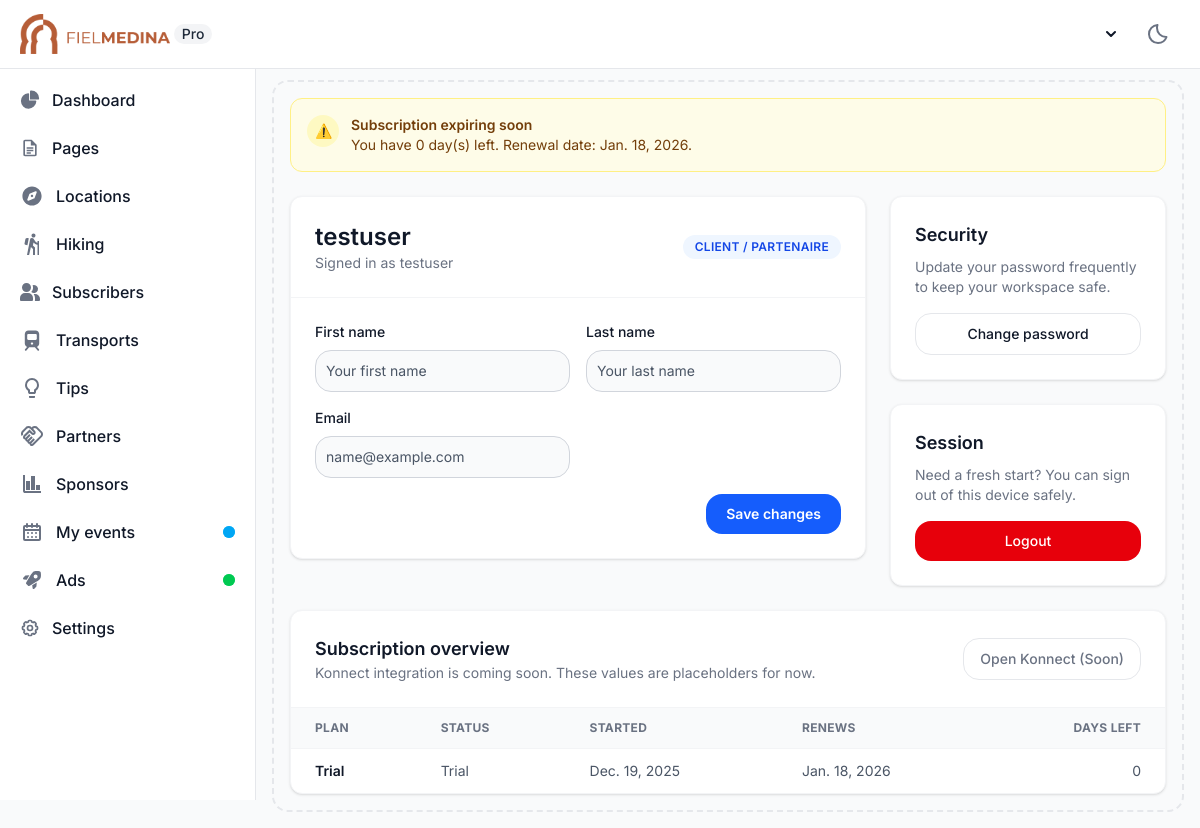
The page /auth/settings/ (signed in) on the database its author committed.
### shared/models.py (models this page shows, shortened)
class UserProfile(models.Model):
    class UserType(models.TextChoices):
        STAFF = "staff", _("Staff")
        CLIENT_PARTNER = "client_partner", _("Client / Partenaire")
    user = models.OneToOneField(
        User,
        on_delete=models.CASCADE,
        related_name="profile",
    )
    user_type = models.CharField(
        max_length=32, choices=UserType.choices, default=UserType.CLIENT_PARTNER
    )
    subscription_plan = models.CharField(
        max_length=100,
        blank=True,
        default="Trial",
        help_text=_("Placeholder until Konnect subscription is attached."),
    )
    subscription_status = models.CharField(
        max_length=32,
        blank=True,
        default="trial",
    )
    subscription_started_at = models.DateField(null=True, blank=True)
    subscription_renews_at = models.DateField(null=True, blank=True)
    created_at = models.DateTimeField(auto_now_add=True)
    updated_at = models.DateTimeField(auto_now=True)
    class Meta:
        verbose_name = _("User profile")
        verbose_name_plural = _("User profiles")
    @property
    def subscription_days_left(self):
        if not self.subscription_renews_at:
            return None
        return (self.subscription_renews_at - timezone.now().date()).days
    @property
    def is_subscription_expiring(self) -> bool:
        days_left = self.subscription_days_left
        return days_left is not None and days_left <= 7
    @property
    def subscription_status_label(self) -> str:
        mapping = {
            "trial": _("Trial"),
            "active": _("Active"),
            "grace": _("Grace period"),
            "expired": _("Expired"),
        }
        key = (self.subscription_status or "").lower()
        return mapping.get(key, key.capitalize() or _("Pending"))

### shared/views.py (the view, shortened to what this page needs)
# urls.py: path("auth/settings/", SettingView.as_view(), name="settings"),
class SettingView(LoginRequiredMixin, TemplateView):
    template_name = "guard/auth/settings.html"
    def get(self, request, *args, **kwargs):
        return self.render_to_response(self.get_context_data())
    def get_context_data(self, **kwargs):
        context = super().get_context_data(**kwargs)
        profile = getattr(self.request.user, "profile", None)
        context["user_profile"] = profile
        context["profile_form"] = kwargs.get("form") or ProfileUpdateForm(
            instance=self.request.user
        )
        context["subscription_rows"] = self._build_subscription_rows(profile)
        context["subscription_alert"] = self._build_subscription_alert(profile)
        return context
    def _build_subscription_rows(self, profile):
        days_left = profile.subscription_days_left
        return [
            {
                "plan": profile.subscription_plan or _("Pending Konnect setup"),
                "status": profile.subscription_status_label,
                "started": profile.subscription_started_at,
                "renews": profile.subscription_renews_at,
                "days_left": days_left if days_left is not None else _("—"),
            }
        ]
    def _build_subscription_alert(self, profile):
        if not profile or not profile.is_subscription_expiring:
            return None
        return {
            "level": "warning",
            "days_left": profile.subscription_days_left,
            "renew_date": profile.subscription_renews_at,
        }

### shared/forms.py (shortened to what this page needs)
class ProfileUpdateForm(FlowbiteFormMixin, forms.ModelForm):
    class Meta:
        model = User
        fields = ["first_name", "last_name", "email"]
        labels = {
            "first_name": _("First name"),
            "last_name": _("Last name"),
            "email": _("Email"),
        }
        widgets = {
            "first_name": forms.TextInput(
                attrs={
                    "placeholder": _("Your first name"),
                    "autocomplete": "given-name",
                }
            ),
            "last_name": forms.TextInput(
                attrs={
                    "placeholder": _("Your last name"),
                    "autocomplete": "family-name",
                }
            ),
            "email": forms.EmailInput(
                attrs={
                    "placeholder": _("name@example.com"),
                    "autocomplete": "email",
                }
            ),
        }

### guard/templates/guard/auth/settings.html (shortened to what this page needs)
{% extends 'guard/base/index.html' %}
{% load static i18n %}
{% block body %}
<div class="space-y-6">
    {% if subscription_alert %}
        <div class="rounded-xl border border-yellow-200 bg-yellow-50 px-4 py-4 text-sm text-yellow-900 dark:border-yellow-600 dark:bg-yellow-900/40 dark:text-yellow-50">
            <div class="flex items-start gap-3">
                <span class="inline-flex h-8 w-8 items-center justify-center rounded-full bg-yellow-100 text-yellow-700 dark:bg-yellow-500/20 dark:text-yellow-200">
                    ⚠️
                </span>
                <div>
                    <p class="font-semibold">{% trans "Subscription expiring soon" %}</p>
                    <p>{% blocktrans with days=subscription_alert.days_left renew_date=subscription_alert.renew_date %}You have {{ days }} day(s) left. Renewal date: {{ renew_date }}.{% endblocktrans %}</p>
                </div>
            </div>
        </div>
    {% endif %}
    <div class="grid gap-6 lg:grid-cols-3">
        <div class="lg:col-span-2 space-y-6">
            <div class="bg-white dark:bg-gray-800 rounded-xl border border-gray-100 dark:border-gray-700 shadow-sm">
                <div class="p-6 border-b border-gray-100 dark:border-gray-700">
                    <div class="flex flex-col gap-4 md:flex-row md:items-center md:justify-between">
                        <div>
                            <h1 class="text-2xl font-semibold text-gray-900 dark:text-white">
                                {{ request.user.get_full_name|default:request.user.username }}
                            </h1>
                            <p class="text-sm text-gray-500 dark:text-gray-400">
                                {% trans "Signed in as" %} {{ request.user.email|default:request.user.username }}
                            </p>
                        </div>
                        <span class="inline-flex items-center rounded-full bg-blue-50 px-3 py-1 text-xs font-semibold uppercase tracking-wide text-blue-700 dark:bg-blue-900/30 dark:text-blue-200">
                            {% if user_profile %}
                                {{ user_profile.get_user_type_display }}
                            {% else %}
                                {% trans "Unknown role" %}
                            {% endif %}
                        </span>
                    </div>
                </div>
                <form method="post" class="p-6 space-y-4" novalidate>
                    <div class="grid gap-4 md:grid-cols-2">
                        {% for field in profile_form %}
                            <div {% if field.field.required %}class="required"{% endif %}>
                                <label for="{{ field.id_for_label }}" class="mb-2 block text-sm font-medium text-gray-900 dark:text-white">
                                    {{ field.label }}
                                </label>
                                {{ field }}
                            </div>
                        {% endfor %}
                    </div>
                    <div class="flex items-center justify-end gap-3">
                        <button type="submit" class="inline-flex items-center rounded-lg bg-blue-600 px-5 py-2.5 text-sm font-semibold text-white hover:bg-blue-700 focus:outline-none focus:ring-4 focus:ring-blue-200 dark:focus:ring-blue-800">
                            {% trans "Save changes" %}
                        </button>
                    </div>
                </form>
            </div>
        </div>
        <div class="space-y-6">
            <div class="bg-white dark:bg-gray-800 rounded-xl border border-gray-100 dark:border-gray-700 shadow-sm p-6">
                <h3 class="text-lg font-semibold text-gray-900 dark:text-white">{% trans "Security" %}</h3>
                <p class="text-sm text-gray-500 dark:text-gray-400 mt-2">
                    {% trans "Update your password frequently to keep your workspace safe." %}
                </p>
                <a href="{% url 'shared:password_change' %}" class="mt-4 inline-flex w-full items-center justify-center rounded-lg border border-gray-200 px-4 py-2.5 text-sm font-medium text-gray-900 hover:bg-gray-50 focus:outline-none focus:ring-4 focus:ring-gray-200 dark:border-gray-600 dark:text-white dark:hover:bg-gray-700 dark:focus:ring-gray-800">
                    {% trans "Change password" %}
                </a>
            </div>
            <div class="bg-white dark:bg-gray-800 rounded-xl border border-gray-100 dark:border-gray-700 shadow-sm p-6">
                <h3 class="text-lg font-semibold text-gray-900 dark:text-white">{% trans "Session" %}</h3>
                <p class="text-sm text-gray-500 dark:text-gray-400 mt-2">
                    {% trans "Need a fresh start? You can sign out of this device safely." %}
                </p>
                <form action="{% url 'shared:logout' %}" method="post" class="mt-4">
                    <button type="submit" class="inline-flex w-full items-center justify-center rounded-lg bg-red-600 px-4 py-2.5 text-sm font-medium text-white hover:bg-red-700 focus:outline-none focus:ring-4 focus:ring-red-200 dark:focus:ring-red-800">
                        {% trans "Logout" %}
                    </button>
                </form>
            </div>
        </div>
    </div>
    <div class="bg-white dark:bg-gray-800 rounded-xl border border-gray-100 dark:border-gray-700 shadow-sm">
        <div class="flex flex-wrap items-center justify-between gap-4 border-b border-gray-100 p-6 dark:border-gray-700">
            <div>
                <h3 class="text-lg font-semibold text-gray-900 dark:text-white">{% trans "Subscription overview" %}</h3>
                <p class="text-sm text-gray-500 dark:text-gray-400">
                    {% trans "Konnect integration is coming soon. These values are placeholders for now." %}
                </p>
            </div>
            <button type="button" disabled class="inline-flex items-center rounded-lg border border-gray-200 px-4 py-2.5 text-sm font-medium text-gray-500 cursor-not-allowed dark:border-gray-700 dark:text-gray-400">
                {% trans "Open Konnect (Soon)" %}
            </button>
        </div>
        <div class="overflow-x-auto">
            <table class="w-full text-left text-sm text-gray-600 dark:text-gray-300">
                <thead class="bg-gray-50 text-xs uppercase tracking-wide text-gray-500 dark:bg-gray-900 dark:text-gray-400">
                    <tr>
                        <th class="px-6 py-3">{% trans "Plan" %}</th>
                        <th class="px-6 py-3">{% trans "Status" %}</th>
                        <th class="px-6 py-3">{% trans "Started" %}</th>
                        <th class="px-6 py-3">{% trans "Renews" %}</th>
                        <th class="px-6 py-3 text-right">{% trans "Days left" %}</th>
                    </tr>
                </thead>
                <tbody>
                    {% if subscription_rows %}
                        {% for row in subscription_rows %}
                            <tr class="border-t border-gray-100 text-sm dark:border-gray-700">
                                <td class="px-6 py-3 font-semibold text-gray-900 dark:text-white">{{ row.plan }}</td>
                                <td class="px-6 py-3">{{ row.status }}</td>
                                <td class="px-6 py-3">
                                    {% if row.started %}{{ row.started }}{% else %}&mdash;{% endif %}
                                </td>
                                <td class="px-6 py-3">
                                    {% if row.renews %}{{ row.renews }}{% else %}&mdash;{% endif %}
                                </td>
                                <td class="px-6 py-3 text-right">
                                    {{ row.days_left }}
                                </td>
                            </tr>
                        {% endfor %}
                    {% else %}
                        <tr class="border-t border-gray-100 dark:border-gray-700">
                            <td colspan="5" class="px-6 py-6 text-center text-sm text-gray-500 dark:text-gray-400">
                                {% trans "No subscription data yet. Konnect billing will appear here once connected." %}
                            </td>
                        </tr>
                    {% endif %}
                </tbody>
            </table>
        </div>
    </div>
</div>
{% endblock body %}

### rows shown on the page
UserProfile: user_type "CLIENT / PARTENAIRE", plan "Trial", status "Trial", started "Dec. 19, 2025", renews "Jan. 18, 2026", days_left "0"

### other values the page prints
{{ request.user.get_full_name|default:request.user.username }} "testuser"
{{ request.user.email|default:request.user.username }} "testuser"
{{ field.label }} "First name" "Last name" "Email"
